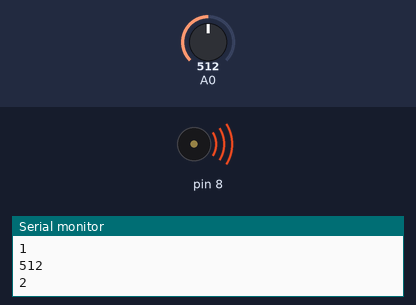
Recording of a sketch running on a simulated Arduino Uno, built with avr-gcc and run on an emulated ATmega328P. Shown: buzzer (waves = sounding), the last lines printed to the serial monitor. The inputs (shaded band) are chosen by the test bench; at power-on: A0 = 512.

Above: at 1.3 s.
1.4 s: A0 set to 492
At 2.1 s:
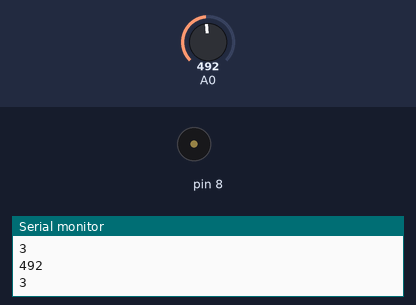
3.0 s: A0 set to 511
At 3.8 s:
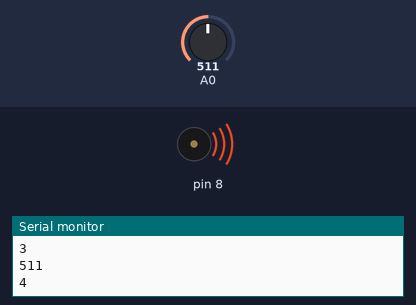
4.5 s: A0 set to 495
At 5.0 s:
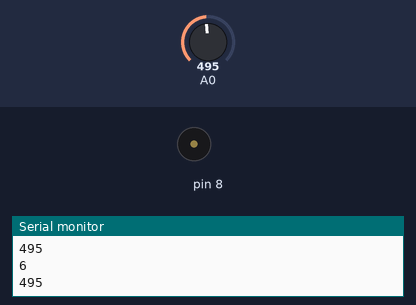
Timing chart, 0 to 7.5 s (numbered marks = the images above; inputs shaded):
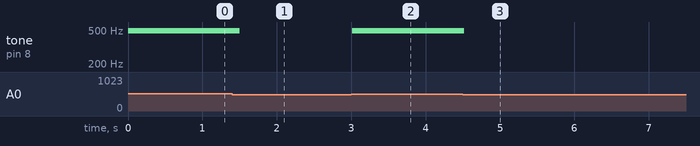

Measured:
- the behaviour switches between 505 and 504 on A0 (found by bisection; images 0 and 1)
- after the input at 1.4 s, tone on pin 8: 493 Hz → silent after 0.10 s
- after the input at 3.0 s, tone on pin 8: silent → 493 Hz at once
- after the input at 4.5 s, tone on pin 8: 493 Hz → silent at once

The sketch:

_6_key_piano.ino
```cpp
//int buttons[];
//buttons[0]=2;

float notes[]={392.00,440.00,493.88,523.25,587.33, 659.25};
float play[]={3,4,5,3,4,5,5,5,5,5,4,4,4,4,3,4,5};
int i = 0;
void setup() {
Serial.begin(9600);
pinMode(5, OUTPUT);
pinMode(4, OUTPUT);
pinMode(3, OUTPUT);

}

void loop() {
int keyVal = analogRead(A0);
Serial.println(keyVal);
if(i>16){
 i=0;
 }
digitalWrite(play[i], HIGH);
Serial.println(i);

if(keyVal == 1023){
  tone(8, notes[0]);
  digitalWrite(play[i], LOW);
  delay(500);
  i++;
}else if(keyVal >= 990 && keyVal <= 1010) {
  tone(8, notes[3]);
  digitalWrite(play[i], LOW);
  delay(500);
  i++;
}else if(keyVal >= 505 && keyVal <= 515) {
  tone(8, notes[2]);
  digitalWrite(play[i], LOW);
  delay(500);
  i++;
}else if(keyVal>=5 && keyVal <=10) {
  tone(8, notes[1]);
  digitalWrite(play[i], LOW);
  delay(500);
  i++;
}else if(keyVal>=965 && keyVal <=976){
  tone(8, notes[4]);
  digitalWrite(play[i], LOW);
  delay(500);
  i++;
} else if(keyVal>=690 && keyVal <=780) {
  tone(8,notes[5]);
  digitalWrite(play[i], LOW);
  delay(500);
  i++;
}else{
  noTone(8);
}

 }
```
